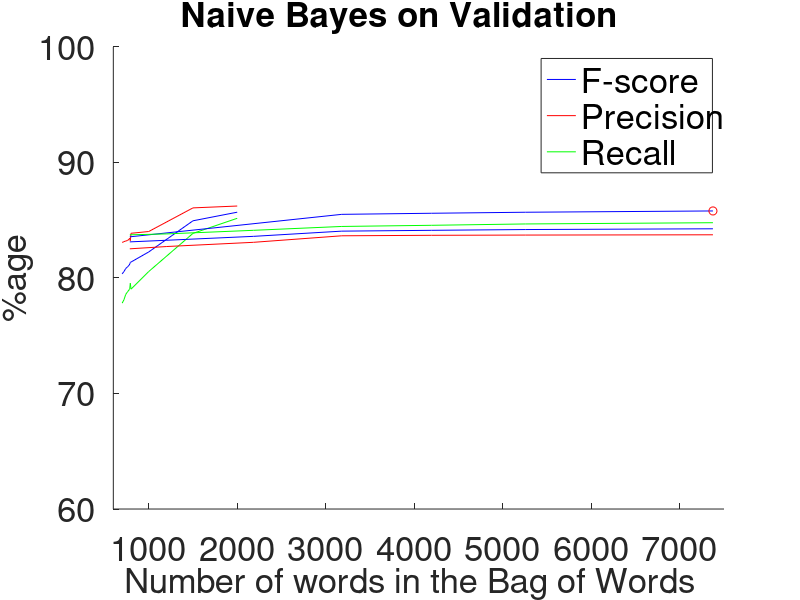

The MATLAB script that drew this image:

x=          [700    ,720,740,760,780,786    ,792     ,800      ,1000     ,1500,2000];

precision=  [73.0716,73.1423 ,73.1982 ,73.2383 ,73.3704 ,73.4426,73.2239  ,73.8672 ,74.0196  ,76.0652 ,76.2260];
precision=precision +10;
recall=     [67.8206,68.112,68.5723,68.797,68.987 ,69.1066,69.5454  ,69.0321 ,70.5563  ,73.8595,75.1645 ];
recall=recall+10;
%fscore=     [70.3482,70.3504,70.5531,70.7230,71.7523 ,71.2086,70.8074  ,71.3678 ,72.2465  ,74.9461  ,75.6916];
fscore=2*(precision.*recall)./(precision+recall);
axis([600 2100 40 100]);
hold on;

plot(x,fscore,'b');
plot(x,precision,'r');
plot(x,recall,'g');
legend('F-score','Precision','Recall');
xlabel('Number of words in the Bag of Words');
ylabel('%age values of Precision, Recall, and F-Score');
%% 
%NB on test
x=          [786 ,3181,4196,5255,7375];

accuracy=  [83.56,85.506,85.600,85.688,85.800];


plot(x,accuracy,'b');axis([600 7500 60 100]);
hold on;
plot(7375,85.800,'ro') 
xlabel('Number of words in the Bag of Words    ');
ylabel('%age accuracy');
title('%age accuracy on Test Set for different bag of words   ');
set(gca,'FontSize',25)%,'fontWeight','bold')
set(findall(gcf,'type','text'),'FontSize',25)%,'fontWeight','bold')
%saveas(h, name,'BOW_NB_Test.png');

%% 
% K for KNN

k=[ 20 ,30 ,40];
precision=[68.0716,73.1423 ,75.1982 ];
precision=precision-20;
recall= [61.8206,62.112,70.5723];
recall=recall-20;
fscore=2*(precision.*recall)./(precision+recall);
plot(k,fscore,'b');
hold on
plot(k,precision,'r');
plot(k,recall,'g');
axis([15 45 40 100]);
legend('F-score','Precision','Recall');
xlabel('Value of K');
ylabel('%age');
title({'%age values of Precision, Recall, and F-Score  '; 'for different values of K for K-nearest Neighbor   '});
set(gca,'FontSize',25)%,'fontWeight','bold')

set(findall(gcf,'type','text'),'FontSize',25)%,'fontWeight','bold')
%saveas(h, name,'KNN_K.png');

%%

%NB on validation
x=          [786    ,1204, 2184, 3181,4196,5255,7375];

precision=  [82.5219, 82.7210,83.0853, 83.650,83.6920,83.7127,83.7364];

recall=     [83.7340,83.8129,84.1239,84.458,84.5581,84.6742,84.7822];

%fscore=     [70.3482,70.3504,70.5531,70.7230,71.7523 ,71.2086,70.8074  ,71.3678 ,72.2465  ,74.9461  ,75.6916];
fscore=2*(precision.*recall)./(precision+recall);
axis([600 2100 40 100]);
%h=figure;
hold on;

plot(x,fscore,'b');
plot(x,precision,'r');
plot(x,recall,'g');
legend('F-score','Precision','Recall');
xlabel('Number of words in the Bag of Words  ');
ylabel('%age');
axis([600 7500 60 100]);
title('Naive Bayes on Validation    ');
hold on;
set(gca,'FontSize',25)%,'fontWeight','bold')

set(findall(gcf,'type','text'),'FontSize',25)%,'fontWeight','bold')
%saveas(h, name,'BOW_NB_validate.png');
